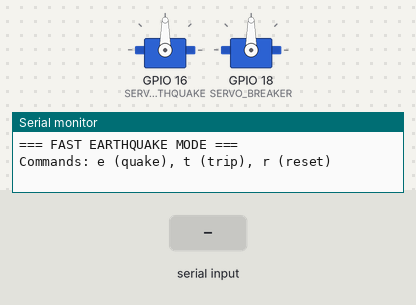
Bench run of a sketch on a simulated ESP32. Parts: 2 × servo, the last lines printed to the serial monitor. The inputs (shaded band) are chosen by the test bench. Random numbers use the default seed unless the sketch sets one.

Above: at 2.2 s.
2.3 s: "e" received over Serial
At 2.45 s:
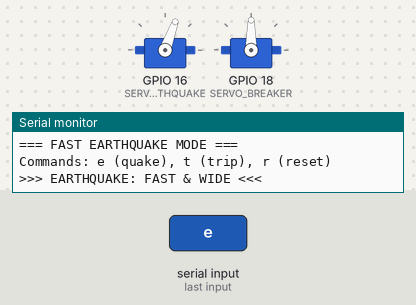
5.3 s: "t" received over Serial
At 6.1 s:
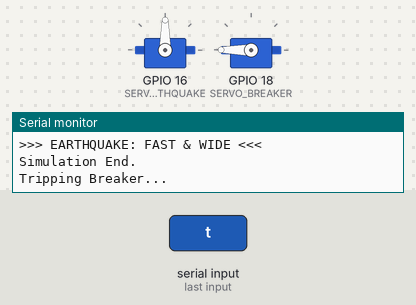
7.0 s: "r" received over Serial
At 8.1 s:
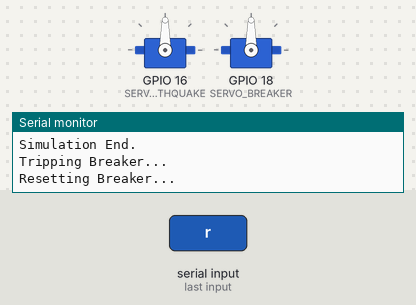
Timing chart, 0 to 10.0 s (numbered marks = the images above; inputs shaded):
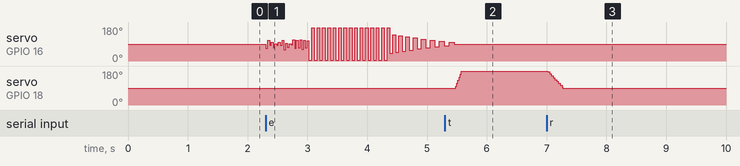

Measured:
- after the input at 5.3 s, servo on GPIO 18 (SERVO_BREAKER): 90° → 180° after 0.18 s
- after the input at 7.0 s, servo on GPIO 18 (SERVO_BREAKER): moves from 180° to 90° over 0.26 s, starting at once

The sketch:

servotest.ino
```cpp
/*
 * ========================================
 * SERVO MOTOR TEST - FAST & WIDE EARTHQUAKE
 * ========================================
 * Pins:
 *   Servo 1 (Earthquake): GPIO 16
 *   Servo 2 (Breaker):    GPIO 18
 * ========================================
 */

#include <ESP32Servo.h>

// Check your wiring!
// Standard ESP32 pins often used: 16, 17, 18, 19, 21, 22, 23
#define SERVO_EARTHQUAKE  16
#define SERVO_BREAKER     18

Servo servoEarthquake;
Servo servoBreaker;

int posEarthquake = 90;
int posBreaker = 90;
int selectedServo = 1;

// --- CONSTANTS ---
const int BREAKER_ON = 90;
const int BREAKER_OFF = 180;

void setup() {
  Serial.begin(115200);
  delay(1000);

  ESP32PWM::allocateTimer(0);
  ESP32PWM::allocateTimer(1);

  // Wide calibration for max movement
  servoEarthquake.attach(SERVO_EARTHQUAKE, 500, 2500);
  servoBreaker.attach(SERVO_BREAKER, 500, 2500);

  servoEarthquake.write(90);
  servoBreaker.write(BREAKER_ON);

  Serial.println("=== FAST EARTHQUAKE MODE ===");
  Serial.println("Commands: e (quake), t (trip), r (reset)");
}

void earthquakeSimulation() {
  Serial.println(">>> EARTHQUAKE: FAST & WIDE <<<");

  // 1. FAST JITTER (P-Wave simulation)
  // Very fast small movements
  for (int cycle = 0; cycle < 12; cycle++) {
    int shake1 = random(60, 90);
    int shake2 = random(90, 120);

    servoEarthquake.write(shake1);
    delay(30); // Reduced from 60 to 30 for speed
    servoEarthquake.write(shake2);
    delay(30);
  }

  // 2. VIOLENT MAIN SHOCK (S-Wave simulation)
  // Maximum Width + High Speed
  for (int cycle = 0; cycle < 15; cycle++) {
    // Swing LEFT (almost 0)
    servoEarthquake.write(5);
    delay(45); // Reduced from 100 to 45.
               // This is very fast. The servo will try its hardest.

    // Swing RIGHT (almost 180)
    servoEarthquake.write(175);
    delay(45);
  }

  // 3. RAPID DECAY
  for (int cycle = 0; cycle < 8; cycle++) {
    int range = 50 - (cycle * 6);
    if(range < 5) range = 5;

    servoEarthquake.write(90 - range);
    delay(50 + cycle * 5); // Keep decay slightly faster too
    servoEarthquake.write(90 + range);
    delay(50 + cycle * 5);
  }

  servoEarthquake.write(90);
  posEarthquake = 90;
  Serial.println("Simulation End.");
}

void tripBreaker() {
  Serial.println("Tripping Breaker...");
  for (int i = BREAKER_ON; i <= BREAKER_OFF; i += 8) { // Increased speed (+8)
    servoBreaker.write(i);
    delay(10);
  }
  servoBreaker.write(BREAKER_OFF);
  posBreaker = BREAKER_OFF;
}

void resetBreaker() {
  Serial.println("Resetting Breaker...");
  for (int i = BREAKER_OFF; i >= BREAKER_ON; i -= 5) { // Increased speed (-5)
    servoBreaker.write(i);
    delay(15);
  }
  servoBreaker.write(BREAKER_ON);
  posBreaker = BREAKER_ON;
}

void loop() {
  if (Serial.available()) {
    char c = Serial.read();
    if (c == 'e') earthquakeSimulation();
    if (c == 't') tripBreaker();
    if (c == 'r') resetBreaker();
    if (c == 'c') {
       servoEarthquake.write(90);
       servoBreaker.write(90);
    }
  }
  delay(10);
}
```
